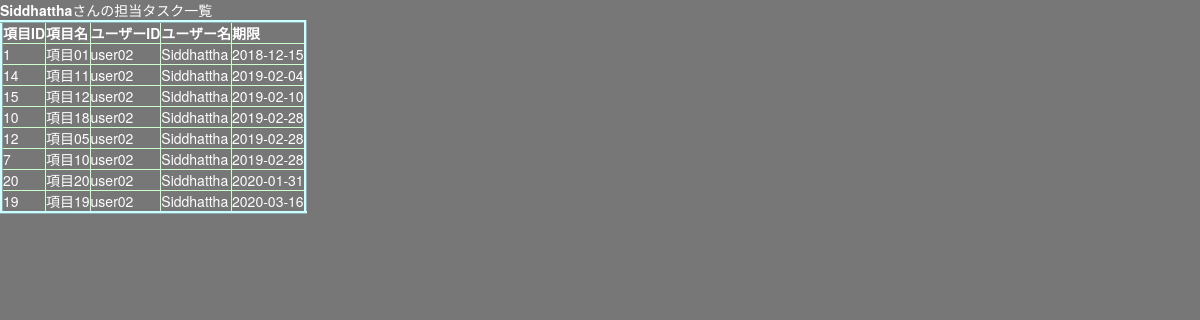
The app's page /samples/PDO_sample.php with its own data.
### tables this page shows
CREATE TABLE TODO_USER
    (ID varchar(15) NOT NULL PRIMARY KEY,
     NAME varchar(30) NOT NULL,
     PASSWORD varchar(15) NOT NULL
     );

CREATE TABLE TODO_ITEM
    (ID int NOT NULL PRIMARY KEY AUTO_INCREMENT,
     NAME varchar(30) NOT NULL,
     USER varchar(15) NOT NULL,
     EXPIRE_DATE date NOT NULL,
     FINISHED_DATE date
     );

### samples/PDO_sample.php (the view, shortened to what this page needs)
<?php
$userdata = "Siddhattha";
$dsn = 'mysql: host=127.0.0.1; dbname=shino; charset=utf8mb4';
$dbuser = "user1";
$dbuser_pass = "pass1";
$driver_options =
array(
	PDO::ATTR_ERRMODE => PDO::ERRMODE_EXCEPTION,
	PDO::ATTR_EMULATE_PREPARES => false
);
$sql = "SELECT TODO_ITEM.ID AS subjectID, TODO_ITEM.NAME AS subject,
				TODO_USER.ID AS userID, TODO_USER.NAME AS username,
				TODO_ITEM.EXPIRE_DATE AS term
		 FROM TODO_USER JOIN TODO_ITEM ON TODO_USER.ID = TODO_ITEM.USER
		 WHERE TODO_USER.NAME = :username
		 ORDER BY EXPIRE_DATE ASC";
try {
    $dbh = new PDO($dsn, $dbuser, $dbuser_pass, $driver_options);
    $dbh->setAttribute(PDO::ATTR_DEFAULT_FETCH_MODE, PDO::FETCH_ASSOC);
	$stmt = $dbh -> prepare($sql);
	$stmt->bindValue(":username", $userdata, PDO::PARAM_STR);
	$stmt->execute();
} catch (PDOException $e) {
    header('Content-Type: text/plain; charset=UTF-8', true, 500);
    exit($e->getMessage());
}
$rows = $stmt->fetchAll();
$css_file = "default-css.css";
require_once("../php/header.tmp.php");
?>
<body>
	<p><b><?= $userdata ?></b>さんの担当タスク一覧</p>
	<table style="border: inset 3px #cff">
		<tr>
			<th>項目ID</th><th>項目名</th><th>ユーザーID</th><th>ユーザー名</th><th>期限</th>
		</tr>
		<?php foreach($rows as $row): ?>
		<tr>
			<?php foreach ($row as $column): ?>
    		<td><?= $column ?></td>
    		<?php endforeach ?>
		</tr>
		<?php endforeach ?>
	</table>
</body>
</html>

### php/header.tmp.php (shortened to what this page needs)
<!DOCTYPE HTML>
<html lang="ja">
<head>
	<link rel="stylesheet" href="http://maxcdn.bootstrapcdn.com/bootstrap/3.3.6/css/bootstrap.min.css"/>
	<link href="../css/<?= $css_file ?>" rel="stylesheet" type="text/css">
</head>

### css/default-css.css (style rules this page uses)
div, span, h1, h2, h3, h4, p, img, header, footer { margin: 0; padding: 0; border: 0; font-weight: normal; list-style: none; text-decoration: none; }
body { margin: 0 auto; background-color: #777; color: white; }
table, tr, th, td { border: solid 1px #cfc; }

### records on screen
todo_user: todo_item.ID "1", todo_item.NAME "項目01", ID "user02", NAME "Siddhattha", todo_item.EXPIRE_DATE "2018-12-15", todo_item.ID "14", todo_item.NAME "項目11", todo_item.EXPIRE_DATE "2019-02-04", todo_item.ID "15", todo_item.NAME "項目12", todo_item.EXPIRE_DATE "2019-02-10", todo_item.ID "10", todo_item.NAME "項目18", todo_item.EXPIRE_DATE "2019-02-28", todo_item.ID "12", todo_item.NAME "項目05", todo_item.ID "7", todo_item.NAME "項目10", todo_item.ID "20", todo_item.NAME "項目20", todo_item.EXPIRE_DATE "2020-01-31", todo_item.ID "19", todo_item.NAME "項目19", todo_item.EXPIRE_DATE "2020-03-16"

### other values on screen
$userdata "Siddhattha"
